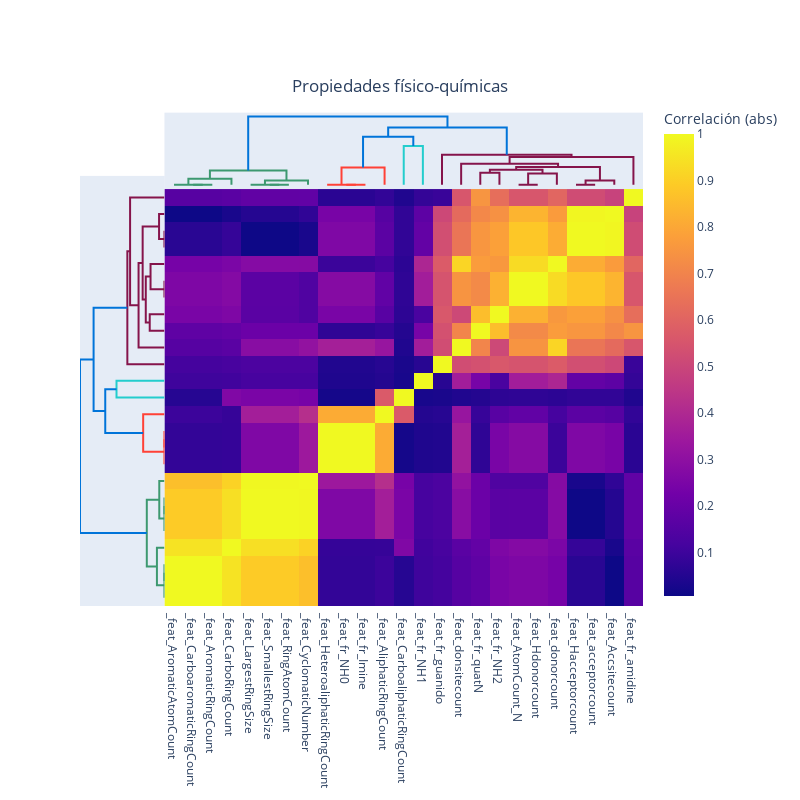

This figure's notebook cell:
### Code cell
#COLUMNAS DE VALORES DISCRETOS
#plot_corr_dendogram(final_df, discrete_col, 'Propiedades físico-químicas <10 valores distintos', 'average')

### Figure 1 — Plotly figure (JSON) as saved in the notebook; plotly's stock layout.template omitted (floating-point values rounded to 4 significant figures; data arrays with more than 128 entries replaced by an {"elided": "..."} marker saying what was removed)
{"data": [{"hoverinfo": "text", "marker": {"color": "rgb(61,153,112)"}, "mode": "lines", "type": "scatter", "x": [15, 15, 25, 25], "xaxis": "x", "y": [0, 0, 0, 0], "yaxis": "y2"}, {"hoverinfo": "text", "marker": {"color": "rgb(61,153,112)"}, "mode": "lines", "type": "scatter", "x": [5, 5, 20, 20], "xaxis": "x", "y": [0, 0, 0, 0], "yaxis": "y2"}, {"hoverinfo": "text", "marker": {"color": "rgb(61,153,112)"}, "mode": "lines", "type": "scatter", "x": [12.5, 12.5, 35, 35], "xaxis": "x", "y": [0, 0.2578, 0.2578, 0], "yaxis": "y2"}, {"hoverinfo": "text", "marker": {"color": "rgb(61,153,112)"}, "mode": "lines", "type": "scatter", "x": [55, 55, 65, 65], "xaxis": "x", "y": [0, 0, 0, 0], "yaxis": "y2"}, {"hoverinfo": "text", "marker": {"color": "rgb(61,153,112)"}, "mode": "lines", "type": "scatter", "x": [45, 45, 60, 60], "xaxis": "x", "y": [0, 0, 0, 0], "yaxis": "y2"}, {"hoverinfo": "text", "marker": {"color": "rgb(61,153,112)"}, "mode": "lines", "type": "scatter", "x": [52.5, 52.5, 75, 75], "xaxis": "x", "y": [0, 0.1771, 0.1771, 0], "yaxis": "y2"}, {"hoverinfo": "text", "marker": {"color": "rgb(61,153,112)"}, "mode": "lines", "type": "scatter", "x": [23.75, 23.75, 63.75, 63.75], "xaxis": "x", "y": [0.2578, 0.6043, 0.6043, 0.1771], "yaxis": "y2"}, {"hoverinfo": "text", "marker": {"color": "rgb(255,65,54)"}, "mode": "lines", "type": "scatter", "x": [95, 95, 105, 105], "xaxis": "x", "y": [0, 0, 0, 0], "yaxis": "y2"}, {"hoverinfo": "text", "marker": {"color": "rgb(255,65,54)"}, "mode": "lines", "type": "scatter", "x": [85, 85, 100, 100], "xaxis": "x", "y": [0, 0, 0, 0], "yaxis": "y2"}, {"hoverinfo": "text", "marker": {"color": "rgb(255,65,54)"}, "mode": "lines", "type": "scatter", "x": [92.5, 92.5, 115, 115], "xaxis": "x", "y": [0, 0.7284, 0.7284, 0], "yaxis": "y2"}, {"hoverinfo": "text", "marker": {"color": "rgb(35,205,205)"}, "mode": "lines", "type": "scatter", "x": [125, 125, 135, 135], "xaxis": "x", "y": [0, 1.641, 1.641, 0], "yaxis": "y2"}, {"hoverinfo": "text", "marker": {"color": "rgb(0,116,217)"}, "mode": "lines", "type": "scatter", "x": [103.8, 103.8, 130, 130], "xaxis": "x", "y": [0.7284, 2.027, 2.027, 1.641], "yaxis": "y2"}, {"hoverinfo": "text", "marker": {"color": "rgb(133,20,75)"}, "mode": "lines", "type": "scatter", "x": [165, 165, 175, 175], "xaxis": "x", "y": [0, 0.5042, 0.5042, 0], "yaxis": "y2"}, {"hoverinfo": "text", "marker": {"color": "rgb(133,20,75)"}, "mode": "lines", "type": "scatter", "x": [185, 185, 195, 195], "xaxis": "x", "y": [0, 0, 0, 0], "yaxis": "y2"}, {"hoverinfo": "text", "marker": {"color": "rgb(133,20,75)"}, "mode": "lines", "type": "scatter", "x": [190, 190, 205, 205], "xaxis": "x", "y": [0, 0.4761, 0.4761, 0], "yaxis": "y2"}, {"hoverinfo": "text", "marker": {"color": "rgb(133,20,75)"}, "mode": "lines", "type": "scatter", "x": [170, 170, 197.5, 197.5], "xaxis": "x", "y": [0.5042, 0.6396, 0.6396, 0.4761], "yaxis": "y2"}, {"hoverinfo": "text", "marker": {"color": "rgb(133,20,75)"}, "mode": "lines", "type": "scatter", "x": [215, 215, 225, 225], "xaxis": "x", "y": [0, 0, 0, 0], "yaxis": "y2"}, {"hoverinfo": "text", "marker": {"color": "rgb(133,20,75)"}, "mode": "lines", "type": "scatter", "x": [220, 220, 235, 235], "xaxis": "x", "y": [0, 0.1845, 0.1845, 0], "yaxis": "y2"}, {"hoverinfo": "text", "marker": {"color": "rgb(133,20,75)"}, "mode": "lines", "type": "scatter", "x": [183.8, 183.8, 227.5, 227.5], "xaxis": "x", "y": [0.6396, 0.7464, 0.7464, 0.1845], "yaxis": "y2"}, {"hoverinfo": "text", "marker": {"color": "rgb(133,20,75)"}, "mode": "lines", "type": "scatter", "x": [155, 155, 205.6, 205.6], "xaxis": "x", "y": [0, 0.8862, 0.8862, 0.7464], "yaxis": "y2"}, {"hoverinfo": "text", "marker": {"color": "rgb(133,20,75)"}, "mode": "lines", "type": "scatter", "x": [180.3, 180.3, 245, 245], "xaxis": "x", "y": [0.8862, 1.176, 1.176, 0], "yaxis": "y2"}, {"hoverinfo": "text", "marker": {"color": "rgb(133,20,75)"}, "mode": "lines", "type": "scatter", "x": [145, 145, 212.7, 212.7], "xaxis": "x", "y": [0, 1.27, 1.27, 1.176], "yaxis": "y2"}, {"hoverinfo": "text", "marker": {"color": "rgb(0,116,217)"}, "mode": "lines", "type": "scatter", "x": [116.9, 116.9, 178.8, 178.8], "xaxis": "x", "y": [2.027, 2.426, 2.426, 1.27], "yaxis": "y2"}, {"hoverinfo": "text", "marker": {"color": "rgb(0,116,217)"}, "mode": "lines", "type": "scatter", "x": [43.75, 43.75, 147.9, 147.9], "xaxis": "x", "y": [0.6043, 2.891, 2.891, 2.426], "yaxis": "y2"}, {"hoverinfo": "text", "marker": {"color": "rgb(61,153,112)"}, "mode": "lines", "type": "scatter", "x": [0, 0, 0, 0], "xaxis": "x2", "y": [15, 15, 25, 25], "yaxis": "y"}, {"hoverinfo": "text", "marker": {"color": "rgb(61,153,112)"}, "mode": "lines", "type": "scatter", "x": [0, 0, 0, 0], "xaxis": "x2", "y": [5, 5, 20, 20], "yaxis": "y"}, {"hoverinfo": "text", "marker": {"color": "rgb(61,153,112)"}, "mode": "lines", "type": "scatter", "x": [0, -0.2578, -0.2578, 0], "xaxis": "x2", "y": [12.5, 12.5, 35, 35], "yaxis": "y"}, {"hoverinfo": "text", "marker": {"color": "rgb(61,153,112)"}, "mode": "lines", "type": "scatter", "x": [0, 0, 0, 0], "xaxis": "x2", "y": [55, 55, 65, 65], "yaxis": "y"}, {"hoverinfo": "text", "marker": {"color": "rgb(61,153,112)"}, "mode": "lines", "type": "scatter", "x": [0, 0, 0, 0], "xaxis": "x2", "y": [45, 45, 60, 60], "yaxis": "y"}, {"hoverinfo": "text", "marker": {"color": "rgb(61,153,112)"}, "mode": "lines", "type": "scatter", "x": [0, -0.1771, -0.1771, 0], "xaxis": "x2", "y": [52.5, 52.5, 75, 75], "yaxis": "y"}, {"hoverinfo": "text", "marker": {"color": "rgb(61,153,112)"}, "mode": "lines", "type": "scatter", "x": [-0.2578, -0.6043, -0.6043, -0.1771], "xaxis": "x2", "y": [23.75, 23.75, 63.75, 63.75], "yaxis": "y"}, {"hoverinfo": "text", "marker": {"color": "rgb(255,65,54)"}, "mode": "lines", "type": "scatter", "x": [0, 0, 0, 0], "xaxis": "x2", "y": [95, 95, 105, 105], "yaxis": "y"}, {"hoverinfo": "text", "marker": {"color": "rgb(255,65,54)"}, "mode": "lines", "type": "scatter", "x": [0, 0, 0, 0], "xaxis": "x2", "y": [85, 85, 100, 100], "yaxis": "y"}, {"hoverinfo": "text", "marker": {"color": "rgb(255,65,54)"}, "mode": "lines", "type": "scatter", "x": [0, -0.7284, -0.7284, 0], "xaxis": "x2", "y": [92.5, 92.5, 115, 115], "yaxis": "y"}, {"hoverinfo": "text", "marker": {"color": "rgb(35,205,205)"}, "mode": "lines", "type": "scatter", "x": [0, -1.641, -1.641, 0], "xaxis": "x2", "y": [125, 125, 135, 135], "yaxis": "y"}, {"hoverinfo": "text", "marker": {"color": "rgb(0,116,217)"}, "mode": "lines", "type": "scatter", "x": [-0.7284, -2.027, -2.027, -1.641], "xaxis": "x2", "y": [103.8, 103.8, 130, 130], "yaxis": "y"}, {"hoverinfo": "text", "marker": {"color": "rgb(133,20,75)"}, "mode": "lines", "type": "scatter", "x": [0, -0.5042, -0.5042, 0], "xaxis": "x2", "y": [165, 165, 175, 175], "yaxis": "y"}, {"hoverinfo": "text", "marker": {"color": "rgb(133,20,75)"}, "mode": "lines", "type": "scatter", "x": [0, 0, 0, 0], "xaxis": "x2", "y": [185, 185, 195, 195], "yaxis": "y"}, {"hoverinfo": "text", "marker": {"color": "rgb(133,20,75)"}, "mode": "lines", "type": "scatter", "x": [0, -0.4761, -0.4761, 0], "xaxis": "x2", "y": [190, 190, 205, 205], "yaxis": "y"}, {"hoverinfo": "text", "marker": {"color": "rgb(133,20,75)"}, "mode": "lines", "type": "scatter", "x": [-0.5042, -0.6396, -0.6396, -0.4761], "xaxis": "x2", "y": [170, 170, 197.5, 197.5], "yaxis": "y"}, {"hoverinfo": "text", "marker": {"color": "rgb(133,20,75)"}, "mode": "lines", "type": "scatter", "x": [0, 0, 0, 0], "xaxis": "x2", "y": [215, 215, 225, 225], "yaxis": "y"}, {"hoverinfo": "text", "marker": {"color": "rgb(133,20,75)"}, "mode": "lines", "type": "scatter", "x": [0, -0.1845, -0.1845, 0], "xaxis": "x2", "y": [220, 220, 235, 235], "yaxis": "y"}, {"hoverinfo": "text", "marker": {"color": "rgb(133,20,75)"}, "mode": "lines", "type": "scatter", "x": [-0.6396, -0.7464, -0.7464, -0.1845], "xaxis": "x2", "y": [183.8, 183.8, 227.5, 227.5], "yaxis": "y"}, {"hoverinfo": "text", "marker": {"color": "rgb(133,20,75)"}, "mode": "lines", "type": "scatter", "x": [0, -0.8862, -0.8862, -0.7464], "xaxis": "x2", "y": [155, 155, 205.6, 205.6], "yaxis": "y"}, {"hoverinfo": "text", "marker": {"color": "rgb(133,20,75)"}, "mode": "lines", "type": "scatter", "x": [-0.8862, -1.176, -1.176, 0], "xaxis": "x2", "y": [180.3, 180.3, 245, 245], "yaxis": "y"}, {"hoverinfo": "text", "marker": {"color": "rgb(133,20,75)"}, "mode": "lines", "type": "scatter", "x": [0, -1.27, -1.27, -1.176], "xaxis": "x2", "y": [145, 145, 212.7, 212.7], "yaxis": "y"}, {"hoverinfo": "text", "marker": {"color": "rgb(0,116,217)"}, "mode": "lines", "type": "scatter", "x": [-2.027, -2.426, -2.426, -1.27], "xaxis": "x2", "y": [116.9, 116.9, 178.8, 178.8], "yaxis": "y"}, {"hoverinfo": "text", "marker": {"color": "rgb(0,116,217)"}, "mode": "lines", "type": "scatter", "x": [-0.6043, -2.891, -2.891, -2.426], "xaxis": "x2", "y": [43.75, 43.75, 147.9, 147.9], "yaxis": "y"}, {"colorbar": {"title": {"text": "Correlación (abs)"}}, "type": "heatmap", "x": [5, 15, 25, 35, 45, 55, 65, 75, 85, 95, 105, 115, 125, 135, 145, 155, 165, 175, 185, 195, 205, 215, 225, 235, 245], "y": [5, 15, 25, 35, 45, 55, 65, 75, 85, 95, 105, 115, 125, 135, 145, 155, 165, 175, 185, 195, 205, 215, 225, 235, 245], "z": {"elided": "25x25 float values"}}], "layout": {"autosize": false, "height": 800, "hovermode": "closest", "showlegend": false, "title": {"text": "Propiedades físico-químicas", "x": 0.5, "xanchor": "center", "y": 0.9, "yanchor": "top"}, "width": 800, "xaxis": {"domain": [0.15, 1], "mirror": false, "rangemode": "tozero", "showgrid": false, "showline": false, "showticklabels": true, "tickmode": "array", "ticks": "", "ticktext": ["_feat_AromaticAtomCount", "_feat_CarboaromaticRingCount", "_feat_AromaticRingCount", "_feat_CarboRingCount", "_feat_LargestRingSize", "_feat_SmallestRingSize", "_feat_RingAtomCount", "_feat_CyclomaticNumber", "_feat_HeteroaliphaticRingCount", "_feat_fr_NH0", "_feat_fr_Imine", "_feat_AliphaticRingCount", "_feat_CarboaliphaticRingCount", "_feat_fr_NH1", "_feat_fr_guanido", "_feat_donsitecount", "_feat_fr_quatN", "_feat_fr_NH2", "_feat_AtomCount_N", "_feat_Hdonorcount", "_feat_donorcount", "_feat_Hacceptorcount", "_feat_acceptorcount", "_feat_Accsitecount", "_feat_fr_amidine"], "tickvals": [5, 15, 25, 35, 45, 55, 65, 75, 85, 95, 105, 115, 125, 135, 145, 155, 165, 175, 185, 195, 205, 215, 225, 235, 245], "type": "linear", "zeroline": false}, "xaxis2": {"domain": [0, 0.15], "mirror": false, "showgrid": false, "showline": false, "showticklabels": false, "ticks": "", "zeroline": false}, "yaxis": {"domain": [0, 0.85], "mirror": false, "rangemode": "tozero", "showgrid": false, "showline": false, "showticklabels": false, "ticks": "", "ticktext": ["_feat_AromaticAtomCount", "_feat_CarboaromaticRingCount", "_feat_AromaticRingCount", "_feat_CarboRingCount", "_feat_LargestRingSize", "_feat_SmallestRingSize", "_feat_RingAtomCount", "_feat_CyclomaticNumber", "_feat_HeteroaliphaticRingCount", "_feat_fr_NH0", "_feat_fr_Imine", "_feat_AliphaticRingCount", "_feat_CarboaliphaticRingCount", "_feat_fr_NH1", "_feat_fr_guanido", "_feat_donsitecount", "_feat_fr_quatN", "_feat_fr_NH2", "_feat_AtomCount_N", "_feat_Hdonorcount", "_feat_donorcount", "_feat_Hacceptorcount", "_feat_acceptorcount", "_feat_Accsitecount", "_feat_fr_amidine"], "tickvals": [5, 15, 25, 35, 45, 55, 65, 75, 85, 95, 105, 115, 125, 135, 145, 155, 165, 175, 185, 195, 205, 215, 225, 235, 245], "type": "linear", "zeroline": false}, "yaxis2": {"domain": [0.825, 0.975], "mirror": false, "showgrid": false, "showline": false, "showticklabels": false, "ticks": "", "zeroline": false}}}
